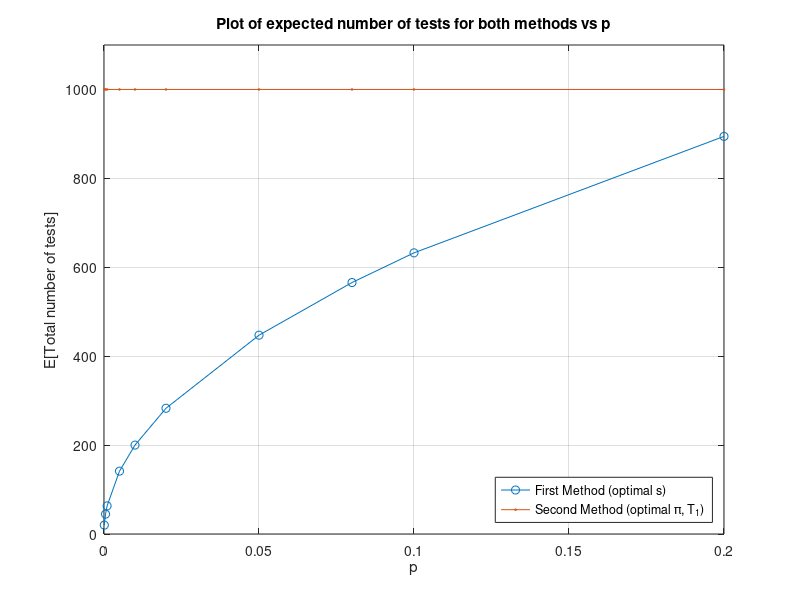

This chart was generated by the following MATLAB code:
%HW2 - q1 - c
clc; clear; close all;

n = 1000;
p = [1e-4, 5e-4, 0.001, 0.005, 0.01, 0.02, 0.05, 0.08, 0.1, 0.2];

%1a(ii)
e1=2*n*sqrt(p);

%1b(v)
e2=n*ones(size(p));

%plot
figure;
plot(p,e1,'-o'); 
hold on;
plot(p,e2,'-s','MarkerSize',1);
grid on;

xlabel('p');
ylabel('E[Total number of tests]');
title('Plot of expected number of tests for both methods vs p');

legend('First Method (optimal s)','Second Method (optimal \pi, T_1)','Location','southeast');
ylim([0 1100]);